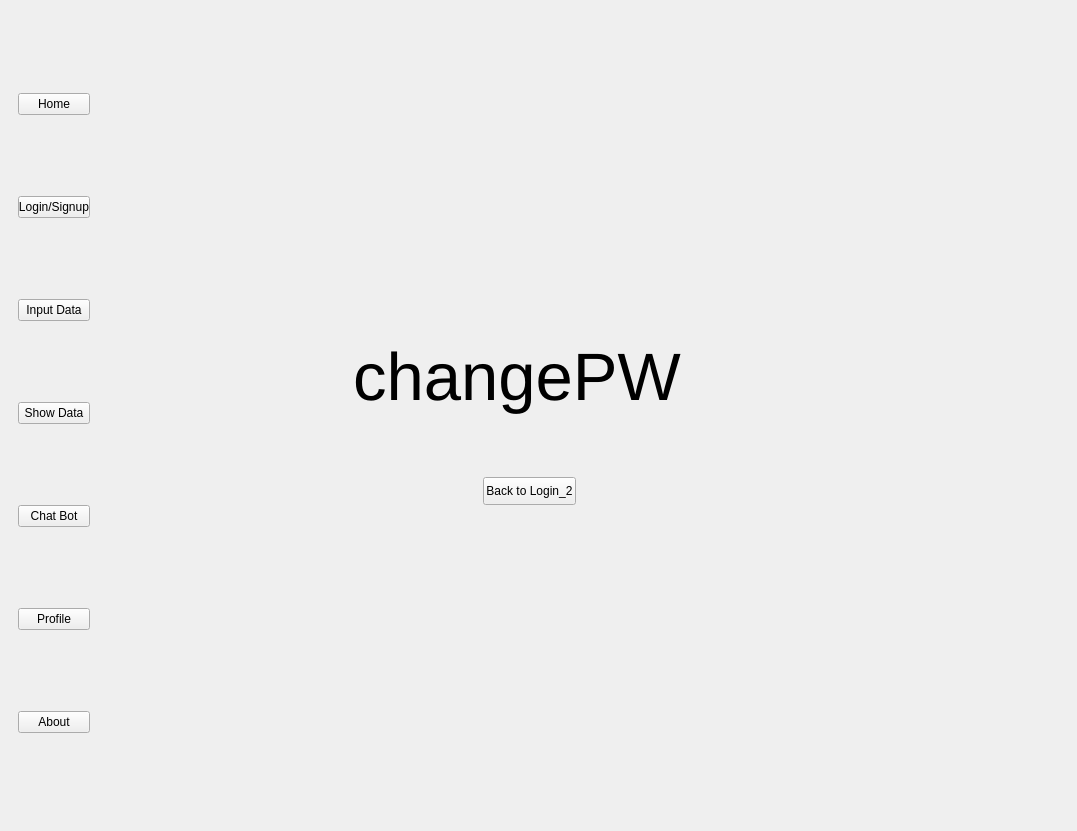
<?xml version="1.0" encoding="UTF-8"?>
<ui version="4.0">
 <class>MainWindow</class>
 <widget class="QMainWindow" name="MainWindow">
  <property name="geometry">
   <rect>
    <x>0</x>
    <y>0</y>
    <width>1077</width>
    <height>831</height>
   </rect>
  </property>
  <property name="windowTitle">
   <string>MainWindow</string>
  </property>
  <widget class="QWidget" name="centralwidget">
   <layout class="QHBoxLayout" name="horizontalLayout">
    <item>
     <widget class="QWidget" name="menuBar" native="true">
      <property name="maximumSize">
       <size>
        <width>90</width>
        <height>16777215</height>
       </size>
      </property>
      <layout class="QVBoxLayout" name="verticalLayout">
       <item>
        <widget class="QPushButton" name="homeButton">
         <property name="styleSheet">
          <string notr="true"/>
         </property>
         <property name="text">
          <string>Home</string>
         </property>
        </widget>
       </item>
       <item>
        <widget class="QPushButton" name="loginButton">
         <property name="text">
          <string>Login/Signup</string>
         </property>
        </widget>
       </item>
       <item>
        <widget class="QPushButton" name="inputdataButton">
         <property name="text">
          <string>Input Data</string>
         </property>
        </widget>
       </item>
       <item>
        <widget class="QPushButton" name="showdatabutton">
         <property name="text">
          <string>Show Data</string>
         </property>
        </widget>
       </item>
       <item>
        <widget class="QPushButton" name="chatbotButton">
         <property name="text">
          <string>Chat Bot</string>
         </property>
        </widget>
       </item>
       <item>
        <widget class="QPushButton" name="profileButton">
         <property name="text">
          <string>Profile</string>
         </property>
        </widget>
       </item>
       <item>
        <widget class="QPushButton" name="aboutButton">
         <property name="text">
          <string>About</string>
         </property>
        </widget>
       </item>
      </layout>
     </widget>
    </item>
    <item>
     <widget class="QWidget" name="mainMenu" native="true">
      <layout class="QGridLayout" name="gridLayout">
       <item row="0" column="0">
        <widget class="QStackedWidget" name="stackedWidget">
         <property name="currentIndex">
          <number>1</number>
         </property>
         <widget class="QWidget" name="home">
          <widget class="QLabel" name="label">
           <property name="geometry">
            <rect>
             <x>290</x>
             <y>250</y>
             <width>401</width>
             <height>191</height>
            </rect>
           </property>
           <property name="font">
            <font>
             <pointsize>50</pointsize>
            </font>
           </property>
           <property name="text">
            <string>Home</string>
           </property>
          </widget>
         </widget>
         <widget class="QWidget" name="loginsignup">
          <layout class="QVBoxLayout" name="verticalLayout_2">
           <item>
            <widget class="QStackedWidget" name="innerstackedWidget">
             <property name="currentIndex">
              <number>2</number>
             </property>
             <widget class="QWidget" name="loginPage">
              <widget class="QLabel" name="label_2">
               <property name="geometry">
                <rect>
                 <x>160</x>
                 <y>300</y>
                 <width>914</width>
                 <height>100</height>
                </rect>
               </property>
               <property name="font">
                <font>
                 <pointsize>50</pointsize>
                </font>
               </property>
               <property name="text">
                <string>Login</string>
               </property>
              </widget>
              <widget class="QPushButton" name="createAcc">
               <property name="geometry">
                <rect>
                 <x>320</x>
                 <y>470</y>
                 <width>93</width>
                 <height>28</height>
                </rect>
               </property>
               <property name="text">
                <string>Create</string>
               </property>
              </widget>
              <widget class="QPushButton" name="forgotPW">
               <property name="geometry">
                <rect>
                 <x>390</x>
                 <y>530</y>
                 <width>93</width>
                 <height>28</height>
                </rect>
               </property>
               <property name="text">
                <string>forgot PW</string>
               </property>
              </widget>
             </widget>
             <widget class="QWidget" name="signupPage">
              <widget class="QLabel" name="label_8">
               <property name="geometry">
                <rect>
                 <x>270</x>
                 <y>300</y>
                 <width>914</width>
                 <height>100</height>
                </rect>
               </property>
               <property name="font">
                <font>
                 <pointsize>50</pointsize>
                </font>
               </property>
               <property name="text">
                <string>Signup</string>
               </property>
              </widget>
              <widget class="QPushButton" name="backtoLogin">
               <property name="geometry">
                <rect>
                 <x>340</x>
                 <y>470</y>
                 <width>93</width>
                 <height>28</height>
                </rect>
               </property>
               <property name="text">
                <string>Back to Login</string>
               </property>
              </widget>
             </widget>
             <widget class="QWidget" name="changePW">
              <widget class="QLabel" name="label_9">
               <property name="geometry">
                <rect>
                 <x>230</x>
                 <y>300</y>
                 <width>914</width>
                 <height>100</height>
                </rect>
               </property>
               <property name="font">
                <font>
                 <pointsize>50</pointsize>
                </font>
               </property>
               <property name="text">
                <string>changePW</string>
               </property>
              </widget>
              <widget class="QPushButton" name="backtoLogin_2">
               <property name="geometry">
                <rect>
                 <x>360</x>
                 <y>450</y>
                 <width>93</width>
                 <height>28</height>
                </rect>
               </property>
               <property name="text">
                <string>Back to Login_2</string>
               </property>
              </widget>
             </widget>
            </widget>
           </item>
          </layout>
         </widget>
         <widget class="QWidget" name="inputData">
          <widget class="QLabel" name="label_3">
           <property name="geometry">
            <rect>
             <x>204</x>
             <y>165</y>
             <width>521</width>
             <height>361</height>
            </rect>
           </property>
           <property name="font">
            <font>
             <pointsize>50</pointsize>
            </font>
           </property>
           <property name="text">
            <string>Input Data</string>
           </property>
          </widget>
         </widget>
         <widget class="QWidget" name="showData">
          <widget class="QLabel" name="label_4">
           <property name="geometry">
            <rect>
             <x>250</x>
             <y>300</y>
             <width>461</width>
             <height>161</height>
            </rect>
           </property>
           <property name="font">
            <font>
             <pointsize>50</pointsize>
            </font>
           </property>
           <property name="text">
            <string>Show Data</string>
           </property>
          </widget>
         </widget>
         <widget class="QWidget" name="chatBot">
          <widget class="QLabel" name="label_5">
           <property name="geometry">
            <rect>
             <x>290</x>
             <y>320</y>
             <width>291</width>
             <height>101</height>
            </rect>
           </property>
           <property name="font">
            <font>
             <pointsize>50</pointsize>
            </font>
           </property>
           <property name="text">
            <string>Chatbot</string>
           </property>
          </widget>
         </widget>
         <widget class="QWidget" name="profile">
          <widget class="QLabel" name="label_6">
           <property name="geometry">
            <rect>
             <x>320</x>
             <y>230</y>
             <width>231</width>
             <height>211</height>
            </rect>
           </property>
           <property name="font">
            <font>
             <pointsize>50</pointsize>
            </font>
           </property>
           <property name="text">
            <string>Profile</string>
           </property>
          </widget>
         </widget>
         <widget class="QWidget" name="about">
          <widget class="QLabel" name="label_7">
           <property name="geometry">
            <rect>
             <x>330</x>
             <y>260</y>
             <width>261</width>
             <height>221</height>
            </rect>
           </property>
           <property name="font">
            <font>
             <pointsize>50</pointsize>
            </font>
           </property>
           <property name="text">
            <string>About</string>
           </property>
          </widget>
         </widget>
        </widget>
       </item>
      </layout>
     </widget>
    </item>
   </layout>
  </widget>
 </widget>
 <resources/>
 <connections/>
</ui>
